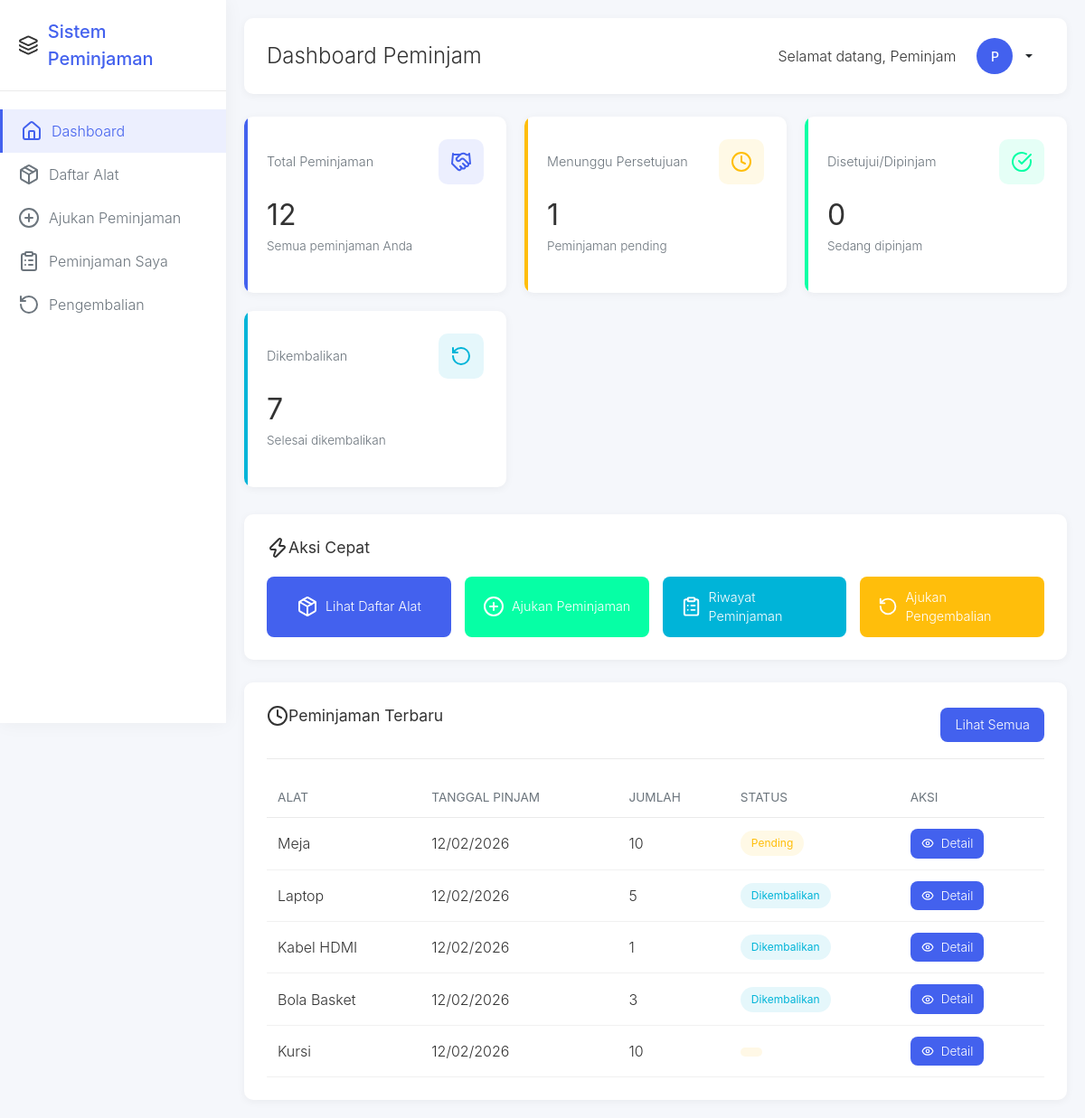
The page /peminjam/dashboard.php (signed in) on the database its author committed.
### tables this page shows
CREATE TABLE `peminjaman` (
  `id` int(11) NOT NULL,
  `user_id` int(11) NOT NULL,
  `alat_id` int(11) NOT NULL,
  `tanggal_pinjam` date NOT NULL,
  `tanggal_kembali` date DEFAULT NULL,
  `jumlah` int(11) NOT NULL DEFAULT 1,
  `status` enum('pending','disetujui','ditolak','dipinjam','menunggu_konfirmasi','dikembalikan') NOT NULL,
  `keterangan` text DEFAULT NULL,
  `created_at` timestamp NOT NULL DEFAULT current_timestamp()
);

CREATE TABLE `alat` (
  `id` int(11) NOT NULL,
  `nama_alat` varchar(100) NOT NULL,
  `kategori_id` int(11) DEFAULT NULL,
  `stok` int(11) NOT NULL DEFAULT 0,
  `kondisi` enum('baik','rusak_ringan','rusak_berat') NOT NULL DEFAULT 'baik',
  `deskripsi` text DEFAULT NULL,
  `created_at` timestamp NOT NULL DEFAULT current_timestamp()
);

### config/database.php (called while the page is built, shortened)
<?php
function format_tanggal($tanggal) {
    return date('d/m/Y', strtotime($tanggal));
}
?>

### peminjam/dashboard.php (the view, shortened to what this page needs)
<?php
require_once '../config/database.php';
 $db = new Database();
 $conn = $db->getConnection();
 $user_id = $_SESSION['user_id'];
 $stmt_total = $conn->prepare("SELECT COUNT(*) as total FROM peminjaman WHERE user_id = ?");
 $stmt_total->bind_param("i", $user_id);
 $stmt_total->execute();
 $result_total = $stmt_total->get_result();
 $total_peminjaman = $result_total->fetch_assoc()['total'];
 $stmt_pending = $conn->prepare("SELECT COUNT(*) as total FROM peminjaman WHERE user_id = ? AND status = 'pending'");
 $stmt_pending->bind_param("i", $user_id);
 $stmt_pending->execute();
 $result_pending = $stmt_pending->get_result();
 $total_pending = $result_pending->fetch_assoc()['total'];
 $stmt_disetujui = $conn->prepare("SELECT COUNT(*) as total FROM peminjaman WHERE user_id = ? AND status IN ('disetujui', 'dipinjam')");
 $stmt_disetujui->bind_param("i", $user_id);
 $stmt_disetujui->execute();
 $result_disetujui = $stmt_disetujui->get_result();
 $total_disetujui = $result_disetujui->fetch_assoc()['total'];
 $stmt_dikembalikan = $conn->prepare("SELECT COUNT(*) as total FROM peminjaman WHERE user_id = ? AND status = 'dikembalikan'");
 $stmt_dikembalikan->bind_param("i", $user_id);
 $stmt_dikembalikan->execute();
 $result_dikembalikan = $stmt_dikembalikan->get_result();
 $total_dikembalikan = $result_dikembalikan->fetch_assoc()['total'];
 $stmt_recent = $conn->prepare("SELECT p.*, a.nama_alat FROM peminjaman p JOIN alat a ON p.alat_id = a.id WHERE p.user_id = ? ORDER BY p.created_at DESC LIMIT 5");
 $stmt_recent->bind_param("i", $user_id);
 $stmt_recent->execute();
 $result_recent = $stmt_recent->get_result();
?>
<!DOCTYPE html>
<html lang="id">
<head>
    <link href="https://cdn.jsdelivr.net/npm/bootstrap@5.3.0/dist/css/bootstrap.min.css" rel="stylesheet">
    <link rel="stylesheet" href="../assets/css/style.css">
</head>
<body>
    <aside class="sidebar" id="sidebar">
        <div class="sidebar-header">
            <i data-lucide="layers"></i>
            <span class="sidebar-logo">Sistem Peminjaman</span>
        </div>
        <nav class="sidebar-menu">
            <a href="dashboard.php" class="menu-item active">
                <i data-lucide="home" class="menu-icon"></i>
                <span class="menu-text">Dashboard</span>
            </a>
            <a href="daftar_alat.php" class="menu-item">
                <i data-lucide="package" class="menu-icon"></i>
                <span class="menu-text">Daftar Alat</span>
            </a>
            <a href="pinjam_alat.php" class="menu-item">
                <i data-lucide="plus-circle" class="menu-icon"></i>
                <span class="menu-text">Ajukan Peminjaman</span>
            </a>
            <a href="peminjaman_saya.php" class="menu-item">
                <i data-lucide="clipboard-list" class="menu-icon"></i>
                <span class="menu-text">Peminjaman Saya</span>
            </a>
            <a href="pengembalian.php" class="menu-item">
                <i data-lucide="rotate-ccw" class="menu-icon"></i>
                <span class="menu-text">Pengembalian</span>
            </a>
        </nav>
    </aside>
    <main class="main-content">
        <div class="top-header">
            <div style="display: flex; align-items: center;">
                <h1 class="page-title">Dashboard Peminjam</h1>
            </div>
            <div class="user-profile">
                <span style="margin-right: 10px;">Selamat datang, <?php echo $_SESSION['nama']; ?></span>
                <div class="dropdown">
                    <button class="btn btn-sm dropdown-toggle d-flex align-items-center" type="button" id="userDropdown" data-bs-toggle="dropdown" aria-expanded="false">
                        <div class="user-avatar">
                            <?php echo strtoupper(substr($_SESSION['nama'], 0, 1)); ?>
                        </div>
                    </button>
                </div>
            </div>
        </div>
        <div class="stats-grid">
            <div class="stat-card primary">
                <div class="stat-header">
                    <p class="stat-title">Total Peminjaman</p>
                    <div class="stat-icon primary">
                        <i data-lucide="handshake"></i>
                    </div>
                </div>
                <h3 class="stat-value"><?php echo $total_peminjaman; ?></h3>
                <p class="stat-change">Semua peminjaman Anda</p>
            </div>
            <div class="stat-card warning">
                <div class="stat-header">
                    <p class="stat-title">Menunggu Persetujuan</p>
                    <div class="stat-icon warning">
                        <i data-lucide="clock"></i>
                    </div>
                </div>
                <h3 class="stat-value"><?php echo $total_pending; ?></h3>
                <p class="stat-change">Peminjaman pending</p>
            </div>
            <div class="stat-card success">
                <div class="stat-header">
                    <p class="stat-title">Disetujui/Dipinjam</p>
                    <div class="stat-icon success">
                        <i data-lucide="check-circle"></i>
                    </div>
                </div>
                <h3 class="stat-value"><?php echo $total_disetujui; ?></h3>
                <p class="stat-change">Sedang dipinjam</p>
            </div>
            <div class="stat-card info">
                <div class="stat-header">
                    <p class="stat-title">Dikembalikan</p>
                    <div class="stat-icon info">
                        <i data-lucide="rotate-ccw"></i>
                    </div>
                </div>
                <h3 class="stat-value"><?php echo $total_dikembalikan; ?></h3>
                <p class="stat-change">Selesai dikembalikan</p>
            </div>
        </div>
        <div class="quick-actions-card">
            <h5 class="card-title-custom">
                <i data-lucide="zap"></i>
                Aksi Cepat
            </h5>
            <div class="action-buttons">
                <a href="daftar_alat.php" class="btn-custom btn-primary-custom">
                    <i data-lucide="package"></i>
                    Lihat Daftar Alat
                </a>
                <a href="pinjam_alat.php" class="btn-custom btn-success-custom">
                    <i data-lucide="plus-circle"></i>
                    Ajukan Peminjaman
                </a>
                <a href="peminjaman_saya.php" class="btn-custom btn-info-custom">
                    <i data-lucide="clipboard-list"></i>
                    Riwayat Peminjaman
                </a>
                <a href="pengembalian.php" class="btn-custom btn-warning-custom">
                    <i data-lucide="rotate-ccw"></i>
                    Ajukan Pengembalian
                </a>
            </div>
        </div>
        <div class="recent-card">
            <div class="card-header-custom">
                <h5 class="card-title-custom">
                    <i data-lucide="clock"></i>
                    Peminjaman Terbaru
                </h5>
                <a href="peminjaman_saya.php" class="btn-custom btn-primary-custom" style="padding: 8px 16px;">
                    Lihat Semua
                </a>
            </div>
            <div class="card-body">
                <?php if ($result_recent->num_rows > 0): ?>
                    <div class="table-responsive">
                        <table class="table-custom">
                            <thead>
                                <tr>
                                    <th>Alat</th>
                                    <th>Tanggal Pinjam</th>
                                    <th>Jumlah</th>
                                    <th>Status</th>
                                    <th>Aksi</th>
                                </tr>
                            </thead>
                            <tbody>
                                <?php while ($peminjaman = $result_recent->fetch_assoc()): ?>
                                <tr>
                                    <td><?php echo $peminjaman['nama_alat']; ?></td>
                                    <td><?php echo format_tanggal($peminjaman['tanggal_pinjam']); ?></td>
                                    <td><?php echo $peminjaman['jumlah']; ?></td>
                                    <td>
                                        <span class="badge-custom badge-<?php
                                            echo $peminjaman['status'] == 'disetujui' ? 'success' :
                                                ($peminjaman['status'] == 'ditolak' ? 'danger' :
                                                ($peminjaman['status'] == 'dipinjam' ? 'primary' :
                                                ($peminjaman['status'] == 'dikembalikan' ? 'info' : 'warning')));
                                        ?>">
                                            <?php echo ucfirst($peminjaman['status']); ?>
                                        </span>
                                    </td>
                                    <td>
                                        <a href="peminjaman_detail.php?id=<?php echo $peminjaman['id']; ?>" class="btn-custom btn-primary-custom" style="padding: 6px 12px; font-size: 0.85rem;">
                                            <i data-lucide="eye" style="width: 14px; height: 14px;"></i>
                                            Detail
                                        </a>
                                    </td>
                                </tr>
                                <?php endwhile; ?>
                            </tbody>
                        </table>
                    </div>
                <?php endif; ?>
            </div>
        </div>
    </main>
</body>
</html>

### assets/css/style.css (style rules this page uses)
body { font-family: 'Segoe UI', Tahoma, Geneva, Verdana, sans-serif; background-color: #f8f9fa; }
.btn { border-radius: 6px; font-weight: 500; transition: all 0.2s ease; }
.btn-sm { padding: 0.375rem 0.75rem; font-size: 0.875rem; }

### rows shown on the page
peminjaman: alat.nama_alat "Meja", tanggal_pinjam "12/02/2026", jumlah "10", status "Pending"
peminjaman: alat.nama_alat "Laptop", tanggal_pinjam "12/02/2026", jumlah "5", status "Dikembalikan"
peminjaman: alat.nama_alat "Kabel HDMI", tanggal_pinjam "12/02/2026", jumlah "1", status "Dikembalikan"
peminjaman: alat.nama_alat "Bola Basket", tanggal_pinjam "12/02/2026", jumlah "3", status "Dikembalikan"
peminjaman: alat.nama_alat "Kursi", tanggal_pinjam "12/02/2026", jumlah "10"

### other values the page prints
$_SESSION['nama'] "Peminjam"
substr($_SESSION['nama'], 0, 1) "P"
$total_peminjaman "12"
$total_pending "1"
$total_disetujui "0"
$total_dikembalikan "7"
